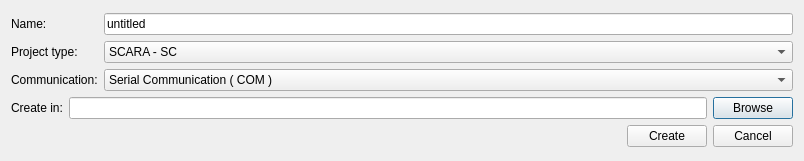
<?xml version="1.0" encoding="UTF-8"?>
<ui version="4.0">
 <class>NewProjectDialog</class>
 <widget class="QDialog" name="NewProjectDialog">
  <property name="geometry">
   <rect>
    <x>0</x>
    <y>0</y>
    <width>804</width>
    <height>161</height>
   </rect>
  </property>
  <property name="sizePolicy">
   <sizepolicy hsizetype="Fixed" vsizetype="Fixed">
    <horstretch>0</horstretch>
    <verstretch>0</verstretch>
   </sizepolicy>
  </property>
  <property name="windowTitle">
   <string>New Project</string>
  </property>
  <property name="styleSheet">
   <string notr="true"/>
  </property>
  <layout class="QGridLayout" name="gridLayout_2">
   <item row="0" column="0">
    <layout class="QGridLayout" name="gridLayout">
     <item row="0" column="0">
      <layout class="QVBoxLayout" name="verticalLayout_3">
       <item>
        <layout class="QHBoxLayout" name="horizontalLayout_2">
         <item>
          <layout class="QVBoxLayout" name="verticalLayout">
           <item>
            <widget class="QLabel" name="label">
             <property name="text">
              <string>Name:</string>
             </property>
            </widget>
           </item>
           <item>
            <widget class="QLabel" name="label_4">
             <property name="text">
              <string>Project type:</string>
             </property>
            </widget>
           </item>
           <item>
            <widget class="QLabel" name="label_3">
             <property name="text">
              <string>Communication:</string>
             </property>
            </widget>
           </item>
          </layout>
         </item>
         <item>
          <layout class="QVBoxLayout" name="verticalLayout_2">
           <item>
            <widget class="QLineEdit" name="projectNameLineEdit">
             <property name="text">
              <string>untitled</string>
             </property>
            </widget>
           </item>
           <item>
            <widget class="QComboBox" name="projectTypeComboBox">
             <item>
              <property name="text">
               <string>SCARA - SC</string>
              </property>
             </item>
             <item>
              <property name="text">
               <string>Delta - D1</string>
              </property>
             </item>
             <item>
              <property name="text">
               <string>Parallel SCARA</string>
              </property>
             </item>
            </widget>
           </item>
           <item>
            <widget class="QComboBox" name="communicationTypeComboBox">
             <item>
              <property name="text">
               <string>Serial Communication ( COM )</string>
              </property>
             </item>
             <item>
              <property name="text">
               <string>Bluetooth Comunication</string>
              </property>
             </item>
             <item>
              <property name="text">
               <string>Ethernet Communication</string>
              </property>
             </item>
            </widget>
           </item>
          </layout>
         </item>
        </layout>
       </item>
       <item>
        <layout class="QHBoxLayout" name="horizontalLayout">
         <item>
          <widget class="QLabel" name="label_2">
           <property name="text">
            <string>Create in:</string>
           </property>
          </widget>
         </item>
         <item>
          <widget class="QLineEdit" name="projectPathLineEdit"/>
         </item>
         <item>
          <widget class="QPushButton" name="browseButton">
           <property name="enabled">
            <bool>true</bool>
           </property>
           <property name="text">
            <string>Browse</string>
           </property>
          </widget>
         </item>
        </layout>
       </item>
      </layout>
     </item>
     <item row="1" column="0">
      <layout class="QHBoxLayout" name="horizontalLayout_3">
       <item>
        <spacer name="horizontalSpacer">
         <property name="orientation">
          <enum>Qt::Horizontal</enum>
         </property>
         <property name="sizeHint" stdset="0">
          <size>
           <width>40</width>
           <height>20</height>
          </size>
         </property>
        </spacer>
       </item>
       <item>
        <widget class="QPushButton" name="createButton">
         <property name="text">
          <string>Create</string>
         </property>
        </widget>
       </item>
       <item>
        <widget class="QPushButton" name="cancelButton">
         <property name="text">
          <string>Cancel</string>
         </property>
        </widget>
       </item>
      </layout>
     </item>
    </layout>
   </item>
  </layout>
 </widget>
 <resources/>
 <connections>
  <connection>
   <sender>cancelButton</sender>
   <signal>clicked()</signal>
   <receiver>NewProjectDialog</receiver>
   <slot>close()</slot>
   <hints>
    <hint type="sourcelabel">
     <x>644</x>
     <y>99</y>
    </hint>
    <hint type="destinationlabel">
     <x>343</x>
     <y>63</y>
    </hint>
   </hints>
  </connection>
 </connections>
</ui>
